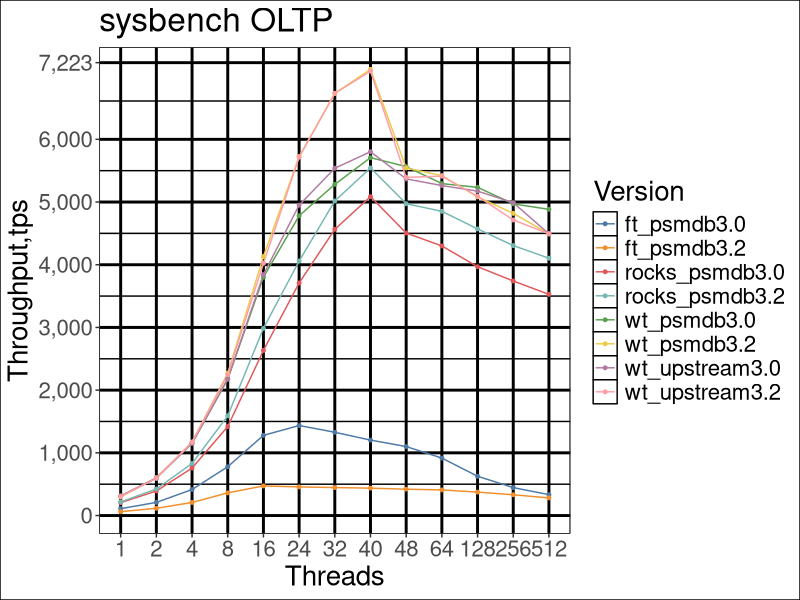
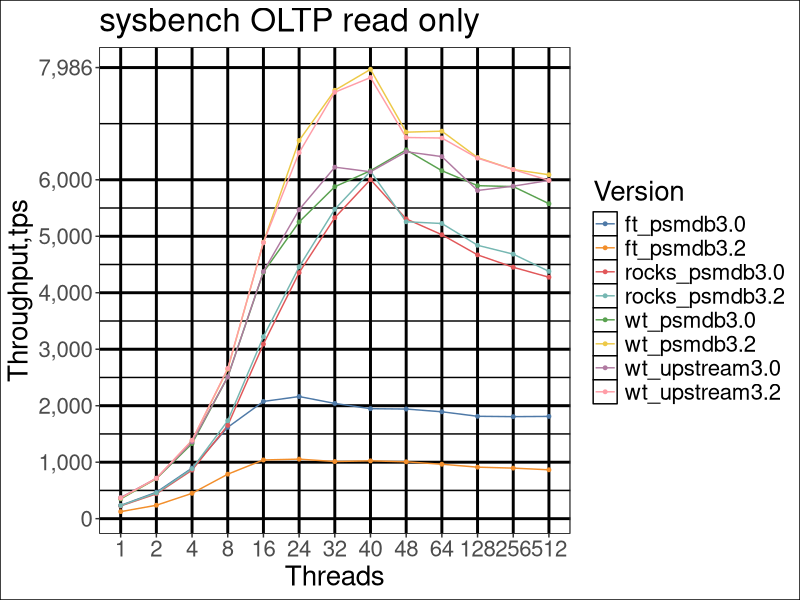

The R source for these figures, in order: (Note: this script raises an error after producing the figures.)
## ---- chunk 1
knitr::opts_chunk$set(echo = TRUE)
library(ggplot2)
library(ggthemes)
library(reshape2)
library(knitr)
library(plyr)

build_label_arr <- function(value, dimension) {
    res <- c()
    for (i in 1:dimension) {
    	res[i] = value
    }
    return (res)
}

label_custom <- function(variable, value) {
	if (variable=="version") {
		if (value=="psmdb3.0") {
			return (build_label_arr("P3.0",length(value)))
		} else if (value=="psmdb3.2") {
		    return (build_label_arr("P3.2",length(value)))
		} else if (value=="upstream3.0") {
		    return (build_label_arr("M3.0",length(value)))
		} else if (value=="upstream3.2") {
		    return (build_label_arr("M3.2",length(value)))
		}
	} else {
		return (as.character(value))
	}
}

data <- read.csv("../alldata-bothversions.csv", header=T)

data_ft <- subset(data, engine == "ft")
data_wt <- subset(data, engine == "wt")
data_rocks <- subset(data, engine == "rocks")
data_stable_tps_oltp <- subset(data, ts>=300 & workload=="oltp")
data_stable_tps_oltp_ro <- subset(data, ts>=300 & workload=="oltp_ro")

aggdata_oltp <- aggregate(data_stable_tps_oltp$tps, by=list(data_stable_tps_oltp$engine_and_version, data_stable_tps_oltp$user_provided_threads), FUN=mean, na.rm=TRUE)
aggdata_oltp_ro <- aggregate(data_stable_tps_oltp_ro$tps, by=list(data_stable_tps_oltp_ro$engine_and_version, data_stable_tps_oltp_ro$user_provided_threads), FUN=mean, na.rm=TRUE)

print(head(aggdata_oltp))

nothreads <- c(1,2,4,8,16,24,32,40,48,64,128,256,512)

## ---- chunk 2

ss=subset(aggdata_oltp)
ss2=subset(aggdata_oltp_ro)

m <- ggplot(ss, aes(x=as.factor(Group.2),y=as.numeric(x),color=as.factor(Group.1),group=Group.1))
m+geom_line()+geom_point(size=1)+labs(x="Threads",y="Throughput,tps",title="sysbench OLTP")+scale_color_tableau(name="Version")+scale_y_continuous(breaks=extended_range_breaks()(rbind(0,data_stable_tps_oltp$tps)),labels = scales::comma)+theme(axis.text.x  = element_text(angle=45, vjust=0.5))+theme_bw() + theme(panel.grid = element_line(colour="#010101",size=1), panel.background = element_rect(colour="#000000"), plot.background = element_rect(colour="#000000"), strip.background = element_rect(colour="#010101"), text=element_text(size=20), strip.text=element_text(size=24))

m <- ggplot(ss2, aes(x=as.factor(Group.2),y=as.numeric(x),color=as.factor(Group.1),group=Group.1))
m+geom_line()+geom_point(size=1)+labs(x="Threads",y="Throughput,tps",title="sysbench OLTP read only")+scale_color_tableau(name="Version")+scale_y_continuous(breaks=extended_range_breaks()(rbind(0,data_stable_tps_oltp_ro$tps)),labels = scales::comma)+theme(axis.text.x  = element_text(angle=45, vjust=0.5))+theme_bw() + theme(panel.grid = element_line(colour="#010101",size=1), panel.background = element_rect(colour="#000000"), plot.background = element_rect(colour="#000000"), strip.background = element_rect(colour="#010101"), text=element_text(size=20), strip.text=element_text(size=24))
## ---- chunk 3

print(ggplot(data_ft, aes(x=ts, y=tps, colour=as.factor(workload))) + geom_jitter() + scale_colour_discrete(name = "") + facet_grid(engine + version~ user_provided_threads, labeller=label_custom) + xlab("Time in seconds (10 sec interval)") + ylab("Throughput (read/write ops per second)") + ggtitle("Percona Server for MongoDB / throughput per threads (PerconaFT)") + scale_y_continuous(breaks = extended_range_breaks()(rbind(0,data_ft$tps)))  + scale_x_discrete(breaks = c(600)) + expand_limits(x=0, y=0) + theme_bw() + theme(panel.grid = element_line(colour="#010101",size=1), panel.background = element_rect(colour="#000000"), plot.background = element_rect(colour="#000000"), strip.background = element_rect(colour="#010101"), text=element_text(size=20), strip.text=element_text(size=24)))

print(ggplot(data_wt, aes(x=ts, y=tps, colour=as.factor(workload))) + geom_jitter() + scale_colour_discrete(name = "") + facet_grid(engine + version ~ user_provided_threads, labeller=label_custom) + xlab("Time in seconds (10 sec interval)") + ylab("Throughput (read/write ops per second)") + ggtitle("Percona Server for MongoDB / throughput per threads (WiredTiger)") + scale_y_continuous(breaks = extended_range_breaks()(rbind(0,data_wt$tps)))  + scale_x_discrete(breaks = c(600)) + expand_limits(x=0, y=0) + theme_bw() + theme(panel.grid = element_line(colour="#010101",size=1), panel.background = element_rect(colour="#000000"), plot.background = element_rect(colour="#000000"), strip.background = element_rect(colour="#010101"), text=element_text(size=20), strip.text=element_text(size=24)))

print(ggplot(data_rocks, aes(x=ts, y=tps, colour=as.factor(workload))) + geom_jitter() + scale_colour_discrete(name = "") + facet_grid(engine + version ~ user_provided_threads, labeller=label_custom) + xlab("Time in seconds (10 sec interval)") + ylab("Throughput (read/write ops per second)") + ggtitle("Percona Server for MongoDB / throughput per threads (RocksDB)") + scale_y_continuous(breaks = extended_range_breaks()(rbind(0,data_rocks$tps)))  + scale_x_discrete(breaks = c(600)) + expand_limits(x=0, y=0) + theme_bw() + theme(panel.grid = element_line(colour="#010101",size=1), panel.background = element_rect(colour="#000000"), plot.background = element_rect(colour="#000000"), strip.background = element_rect(colour="#010101"), text=element_text(size=20), strip.text=element_text(size=24)))


## ---- chunk 4

for (t in nothreads) {
    subdata <- subset(data_ft, threads == t)
	gtitle <- paste("Percona Server for MongoDB / throughput (PerconaFT/", t," threads)")
	print(ggplot(subdata, aes(x=ts, y=tps, colour=as.factor(workload))) + geom_jitter() + scale_colour_discrete(name = "") + facet_grid(. ~ engine_and_version) + xlab("Time in seconds (10 sec interval)") + ylab("Throughput (read/write ops per second)") + ggtitle(gtitle) + scale_y_continuous(breaks = extended_range_breaks()(rbind(0,subdata$tps)))  + expand_limits(x=0, y=0) + theme_bw() + theme(panel.grid = element_line(colour="#010101",size=1), panel.background = element_rect(colour="#000000"), plot.background = element_rect(colour="#000000"), strip.background = element_rect(colour="#010101"), text=element_text(size=20), strip.text=element_text(size=24)))
}
## ---- chunk 5


for (t in nothreads) {
    subdata <- subset(data_wt, threads == t)
	gtitle <- paste("Percona Server for MongoDB / throughput (WiredTiger/", t," threads)")
	print(ggplot(subdata, aes(x=ts, y=tps, colour=as.factor(workload))) + geom_jitter() + scale_colour_discrete(name = "") + facet_grid(. ~ engine_and_version) + xlab("Time in seconds (10 sec interval)") + ylab("Throughput (read/write ops per second)") + ggtitle(gtitle) + scale_y_continuous(breaks = extended_range_breaks()(rbind(0,subdata$tps)))  + expand_limits(x=0, y=0) + theme_bw() + theme(panel.grid = element_line(colour="#010101",size=1), panel.background = element_rect(colour="#000000"), plot.background = element_rect(colour="#000000"), strip.background = element_rect(colour="#010101"), text=element_text(size=20), strip.text=element_text(size=24)))
}
## ---- chunk 6


for (t in nothreads) {
    subdata <- subset(data_rocks, threads == t)
	gtitle <- paste("Percona Server for MongoDB / throughput (RocksDB/", t," threads)")
	print(ggplot(subdata, aes(x=ts, y=tps, colour=as.factor(workload))) + geom_jitter() + scale_colour_discrete(name = "") + facet_grid(. ~ engine_and_version) + xlab("Time in seconds (10 sec interval)") + ylab("Throughput (read/write ops per second)") + ggtitle(gtitle) + scale_y_continuous(breaks = extended_range_breaks()(rbind(0,subdata$tps)))  + expand_limits(x=0, y=0) + theme_bw() + theme(panel.grid = element_line(colour="#010101",size=1), panel.background = element_rect(colour="#000000"), plot.background = element_rect(colour="#000000"), strip.background = element_rect(colour="#010101"), text=element_text(size=20), strip.text=element_text(size=24)))
}
